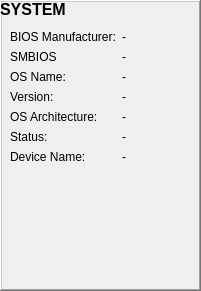
   <widget class="QFrame" name="system_frame">
    <property name="geometry">
     <rect>
      <x>640</x>
      <y>30</y>
      <width>201</width>
      <height>291</height>
     </rect>
    </property>
    <property name="frameShape">
     <enum>QFrame::WinPanel</enum>
    </property>
    <property name="frameShadow">
     <enum>QFrame::Raised</enum>
    </property>
    <widget class="QLabel" name="system_title_label">
     <property name="geometry">
      <rect>
       <x>0</x>
       <y>0</y>
       <width>111</width>
       <height>21</height>
      </rect>
     </property>
     <property name="font">
      <font>
       <pointsize>12</pointsize>
       <weight>75</weight>
       <bold>true</bold>
      </font>
     </property>
     <property name="text">
      <string>SYSTEM</string>
     </property>
     <property name="alignment">
      <set>Qt::AlignLeading|Qt::AlignLeft|Qt::AlignTop</set>
     </property>
    </widget>
    <widget class="QWidget" name="formLayoutWidget_7">
     <property name="geometry">
      <rect>
       <x>10</x>
       <y>30</y>
       <width>181</width>
       <height>251</height>
      </rect>
     </property>
     <layout class="QFormLayout" name="system_layout">
      <item row="0" column="0">
       <widget class="QLabel" name="bios_manufacturer_title_label">
        <property name="text">
         <string>BIOS Manufacturer:</string>
        </property>
       </widget>
      </item>
      <item row="0" column="1">
       <widget class="QLabel" name="bios_manufacturer_data_label">
        <property name="text">
         <string>-</string>
        </property>
        <property name="wordWrap">
         <bool>true</bool>
        </property>
       </widget>
      </item>
      <item row="1" column="0">
       <widget class="QLabel" name="bios_version_title_label">
        <property name="text">
         <string>SMBIOS</string>
        </property>
       </widget>
      </item>
      <item row="1" column="1">
       <widget class="QLabel" name="bios_version_data_label">
        <property name="text">
         <string>-</string>
        </property>
       </widget>
      </item>
      <item row="2" column="0">
       <widget class="QLabel" name="os_name_title_label">
        <property name="text">
         <string>OS Name:</string>
        </property>
       </widget>
      </item>
      <item row="2" column="1">
       <widget class="QLabel" name="os_name_data_label">
        <property name="text">
         <string>-</string>
        </property>
        <property name="wordWrap">
         <bool>true</bool>
        </property>
       </widget>
      </item>
      <item row="3" column="0">
       <widget class="QLabel" name="os_version_title_label">
        <property name="text">
         <string>Version:</string>
        </property>
       </widget>
      </item>
      <item row="3" column="1">
       <widget class="QLabel" name="os_version_data_label">
        <property name="text">
         <string>-</string>
        </property>
       </widget>
      </item>
      <item row="4" column="0">
       <widget class="QLabel" name="os_arch_title_label">
        <property name="text">
         <string>OS Architecture:</string>
        </property>
       </widget>
      </item>
      <item row="4" column="1">
       <widget class="QLabel" name="os_arch_data_label">
        <property name="text">
         <string>-</string>
        </property>
       </widget>
      </item>
      <item row="5" column="0">
       <widget class="QLabel" name="os_status_title_label">
        <property name="text">
         <string>Status:</string>
        </property>
       </widget>
      </item>
      <item row="5" column="1">
       <widget class="QLabel" name="os_status_data_label">
        <property name="text">
         <string>-</string>
        </property>
       </widget>
      </item>
      <item row="6" column="0">
       <widget class="QLabel" name="device_name_title_label">
        <property name="text">
         <string>Device Name:</string>
        </property>
       </widget>
      </item>
      <item row="6" column="1">
       <widget class="QLabel" name="device_name_data_label">
        <property name="text">
         <string>-</string>
        </property>
        <property name="wordWrap">
         <bool>true</bool>
        </property>
       </widget>
      </item>
     </layout>
    </widget>
   </widget>
